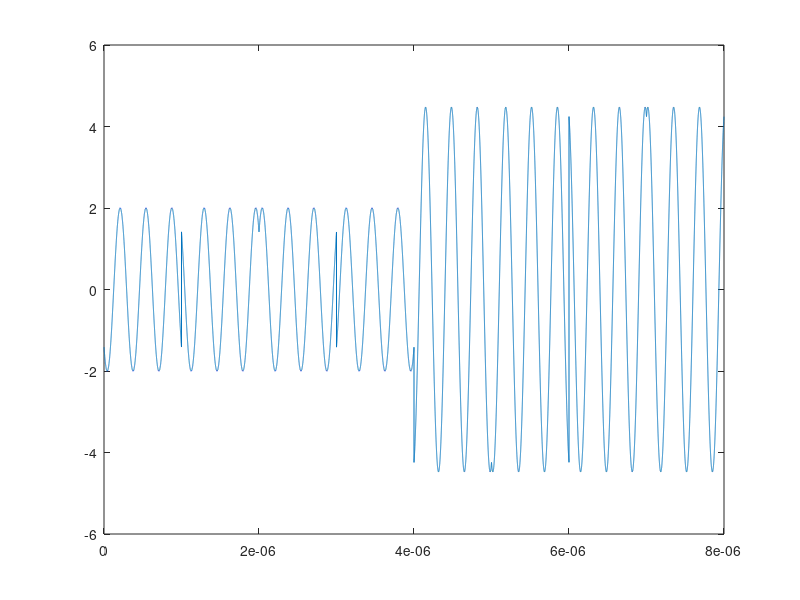

Source code (MATLAB):
%8QAM
%para
clear
fc = 3*10^(6);
Ts = 10^(-6);
a = 10^(-3);
sample_frequency = 10^(10);
sample_time = 1/sample_frequency;
No_symbols = 8;
total_time = No_symbols*Ts;
t = [0:sample_time:total_time-sample_time];
phi1 = sqrt(2/Ts)*cos(2*pi*fc*t);
phi2 = sqrt(2/Ts)*sin(2*pi*fc*t);

s = [-a*phi1-a*phi2; a*phi1-a*phi2;...
    a*phi1+a*phi2; -a*phi1+a*phi2;...
    -3*a*phi1+a*phi2; -3*a*phi1-a*phi2;...
    3*a*phi1-a*phi2; 3*a*phi1+a*phi2];
%generate m
%m = randi([1,8],1,No_symbols);
m = [1 2 3 4 5 6 7 8];
s_wave = [];
tep_point = 1;
Ts_point = round(Ts/sample_time); 
for i = m
    si = s(i,:);
    wave_part = si(tep_point:tep_point+Ts_point-1);
    s_wave = cat(2, s_wave, wave_part);
    tep_point = tep_point+Ts_point;
end

plot(t,s_wave)

